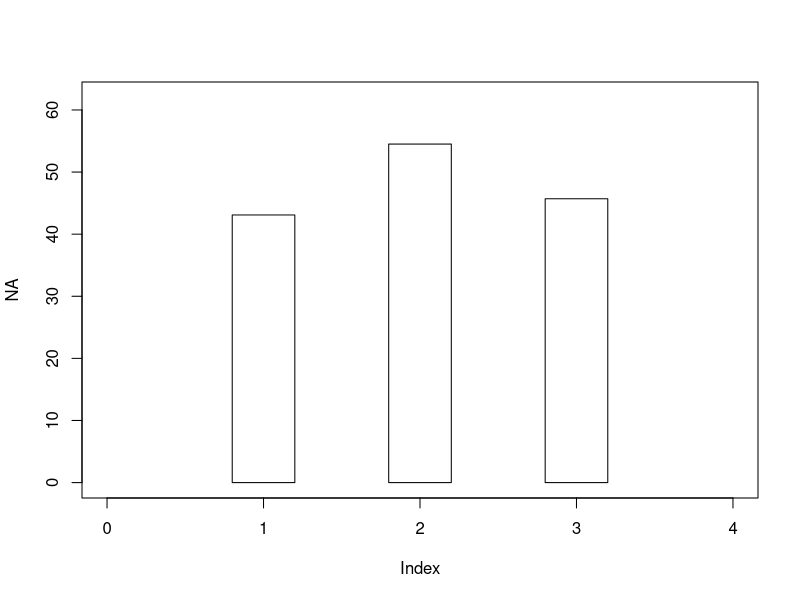

Recreate this plot in R.



# Monthly estimated Atl herring catch

catchEst <- c(May = 43.09,
              June = 54.51,
              July = 45.70)

catchSD <- c(May = 6.97,
             June = 7.51,
             July = 5.29)

###############################################


yrg <- c(0, max(catchEst + catchSD)) # y range will be 0 and the absolute max
xrg <- range(0:4)                    # run the x axis range from 0 to 4

plot(x = NA,       # NA means that nothing will be plotted
     xlim = xrg,   # specify the x axis plotting limits
     ylim = yrg)   # specify the y axis plotting limits

# Plot the three bars using the rect() function
rect(xleft = 0.8,        # minimum in the x direction
     ybottom = 0,        # minimum in the y direction
     xright = 1.2,       # maximum in the x direction
     ytop = catchEst[1]) # maximum in the y direction will be the estimated
                         # value for catch in May

rect(xleft = 1.8,
     ybottom = 0,
     xright = 2.2,
     ytop = catchEst[2])

rect(xleft = 2.8,
     ybottom = 0,
     xright = 3.2,
     ytop = catchEst[3])

